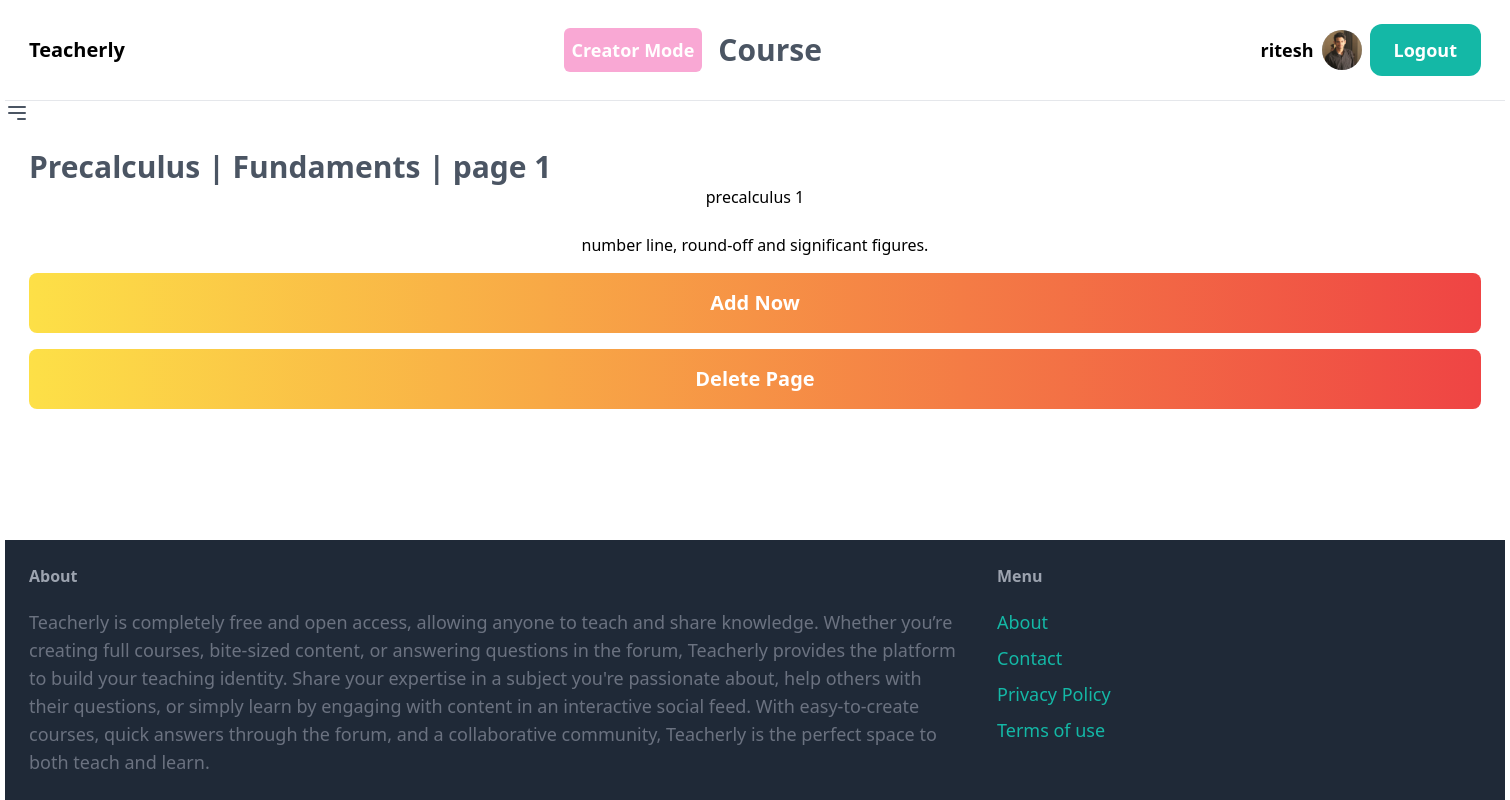
/course/edit/3/1/1/ (signed in), run on the app's committed database.
### core/models.py (models this page shows, shortened)
class Profile(models.Model):
    user_id = models.OneToOneField(User, related_name='Profile', on_delete=models.CASCADE)
    description = models.CharField(max_length = 500, blank=True)
    profile_pic = models.ImageField(upload_to='profil_pic', blank=True)

### course/models.py (models this page shows, shortened)
class Course(Likable, Savable):
    title = models.CharField(max_length=100)
    thumbnail = models.ImageField(upload_to='course_thumbnails/')
    description = models.TextField()
    topics = models.ManyToManyField(Topic, blank=True)
    teacher = models.ForeignKey(User, on_delete=models.CASCADE, related_name='taught_courses')
    students = models.ManyToManyField(User, related_name='enrolled_courses', blank=True)

class Chapter(models.Model):
    title = models.CharField(max_length=100)
    course = models.ForeignKey(Course, on_delete=models.CASCADE, related_name='chapters')
    serial_number = models.PositiveIntegerField(default=0, editable=True)

class Page(Commentable):
    CONTENT_TYPE_CHOICES = [
        ('video', 'Video'),
        ('article', 'Article'),
        ('question', 'Question'),
        ('image', 'image'),
    ]
    title = models.CharField(max_length=100)
    content_type = models.CharField(max_length=20, choices=CONTENT_TYPE_CHOICES)
    chapter = models.ForeignKey(Chapter, on_delete=models.CASCADE, related_name='page')
    serial_number = models.PositiveIntegerField(default=0, editable=True)

### content/models.py (models this page shows, shortened)
class URLVideo(models.Model):
    user = models.ForeignKey(User, on_delete=models.CASCADE )
    title = models.CharField(max_length=200)
    video_url = EmbedVideoField()
    explanation = models.TextField(blank=True)
    course = models.ForeignKey(Page, on_delete=models.SET_NULL, null=True, blank=True, related_name='URLVideo')

### course/views.py (the view)
# urls.py: path('edit/<int:pk>/<int:chapter_pk>/<int:page_pk>/', views.page, name='page'),
@login_required
def page(request, pk, chapter_pk, page_pk):
    course = get_object_or_404(Course, pk=pk)
    chapter = get_object_or_404(Chapter, pk=chapter_pk)
    page = get_object_or_404(Page, pk=page_pk)
    articles = Article.objects.filter(course=page)
    images = Image.objects.filter(course=page)
    videos = Video.objects.filter(course=page)
    questions = Video.objects.filter(course=page)
    urlvideos = URLVideo.objects.filter(course=page)
    content_available = any([articles, images, videos, questions, urlvideos])
    if request.method == "POST":
        page.delete()
        return redirect('create_page', pk=course.id, chapter_pk=chapter.id )
    return render(request, 'course/page.html', {
        'course' : course,
        'chapter' : chapter,
        'page' : page,
        'articles' : articles,
        'images': images,
        'videos': videos,
        'questions' : questions,
        'profile' : request.user.Profile,
        'urlvideos': urlvideos,
        'content_available':content_available,
    })

### course/templates/course/page.html (shortened to what this page needs)
{% extends 'core/base.html' %}
{% load embed_video_tags %}
{% block section %}
<div class="flex items-center space-x-4">
    <div class="bg-pink-300 p-2 rounded-md">
        <p class="text-white font-bold text-lg">Creator Mode</p>
    </div>
    <p class="text-3xl font-bold text-gray-600">Course </p>
</div>
{% endblock %}
{% block content %}
<div class="flex space-x-2">
    <a href="{% url 'create_chapter' pk=course.id %}">
        <p class="text-3xl font-bold text-gray-600">{{ course.title }}</p>
    </a>
    <a href="{% url 'create_page' pk=course.id chapter_pk=chapter.id %}">
        <p class="text-3xl font-bold text-gray-600">| {{ chapter.title }}</p>
    </a>
    <a href="#">
        <p class="text-3xl font-bold text-gray-600">| {{ page.title }}</p>
    </a>
</div>
<div class="flex justify-center">
    <div class="w-1/3">
        <div class="flex flex-col items-center">
            {% if urlvideos.exists %}
            {% for urlvideo in urlvideos %}
                <p>{{ urlvideo.title }}</p>
                <br>
                <h1>{{ urlvideo.explanation }}</h1>
            {% empty %}
                <p> no Content</p>
            {% endfor %}
            {% endif %}
        </div>
    </div>
</div>
<div class="bg-gradient-to-r from-yellow-300 to-red-500 p-4 mt-4 rounded-lg text-center">
    <a href="{% url 'add_page' pk=course.id chapter_pk=chapter.id page_pk=page.id %}" class="text-white font-bold text-xl hover:underline">Add Now</a>
</div>
<div class="bg-gradient-to-r from-yellow-300 to-red-500 p-4 mt-4 rounded-lg text-center">
<form method="post" id="delete-page-form">
    <input class="text-white font-bold text-xl hover:underline" type="submit" value="Delete Page">
</form>
</div>
{% endblock %}

### core/templates/core/base.html (shortened to what this page needs)
<!DOCTYPE html>
<html lang="en">
<head>
    <script src="https://cdn.tailwindcss.com"></script>
</head>
<body class="flex flex-col h-screen" style="width: 1500px; margin: 0 auto;">
    <nav class="py-6 px-6 flex justify-between items-center border-b border-gray-200">
        <a href="/" class="text-xl font-semibold"> Teacherly </a>
        <div class="text-center">
            {% block section %}{% endblock %}
        </div>
        <div class="space-x-6">
            {% if request.user.is_authenticated %}
                <div class="flex items-center space-x-2">
                    <a href="{% url 'user_profile' pk=request.user.id %}" class="flex items-center space-x-2">
                        <span class="text-lg font-semibold">{{ request.user.username }}</span>
                        <div class="h-10 w-10 rounded-full overflow-hidden bg-gray-300">
                            {% if request.user.Profile.profile_pic %}
                                <img src="{{ request.user.Profile.profile_pic.url }}" alt="Profile Pic" class="h-full w-full object-cover">
                            {% endif %}
                        </div>
                    </a>
                    <a href="{% url 'logout' %}" class="px-6 py-3 text-lg font-semibold bg-teal-500 text-white rounded-xl hover:bg-teal-700">Logout</a>
                </div>
            {% else %}
                <a href="{% url 'signup' %}" class="px-6 py-3 text-lg font-semibold bg-teal-500 text-white rounded-xl hover:bg-teal-700">Sign up</a>
                <a href="{% url 'login' %}" class="px-6 py-3 text-lg font-semibold bg-gray-500 text-white rounded-xl hover:bg-gray-700">Log in</a>
            {% endif %}
        </div>
    </nav>
    <button class="open-sidebar text-gray-600 focus:outline-none">
        <svg class="h-6 w-6" fill="none" stroke="currentColor" viewBox="0 0 24 24"
            xmlns="http://www.w3.org/2000/svg">
            <path stroke-linecap="round" stroke-linejoin="round" stroke-width="2"
                d="M4 6h16M4 12h16m-7 6h7"></path>
        </svg>
    </button>
    <div class="flex flex-1">
        <div class="px-6 py-6 flex-1">
            {% block content %}
            {% endblock %}
        </div>
    </div>
    <footer class="py-6 px-6 flex justify-between bg-gray-800">
        <div class="w-2/3 pr-10">
            <h3 class="mb-5 font-semibold text-gray-400"> About </h3>
            <p class="text-lg text-gray-500"> Teacherly is completely free and open access, allowing anyone to teach and share knowledge. Whether you’re creating full courses, bite-sized content, or answering questions in the forum, Teacherly provides the platform to build your teaching identity. Share your expertise in a subject you're passionate about, help others with their questions, or simply learn by engaging with content in an interactive social feed. With easy-to-create courses, quick answers through the forum, and a collaborative community, Teacherly is the perfect space to both teach and learn. </p>
        </div>
        <div class="w-1/3">
            <h3 class="mb-5 font-semibold text-gray-400"> Menu </h3>
            <ul class="space-y-2">
                <li><a href="#" class="text-lg text-teal-500 hover:text-teal-700">About</a></li>
                <li><a href="#" class="text-lg text-teal-500 hover:text-teal-700">Contact</a></li>
                <li><a href="#" class="text-lg text-teal-500 hover:text-teal-700">Privacy Policy</a></li>
                <li><a href="#" class="text-lg text-teal-500 hover:text-teal-700">Terms of use</a></li>
            </ul>
        </div>
    </footer>
</body>
</html>

### data on the page
Course: title "Precalculus"
Chapter: title "Fundaments"
Page: title "page 1"
URLVideo: title "precalculus 1", explanation "number line, round-off and significant figures."

### other printed values
{{ request.user.username }} "ritesh"
